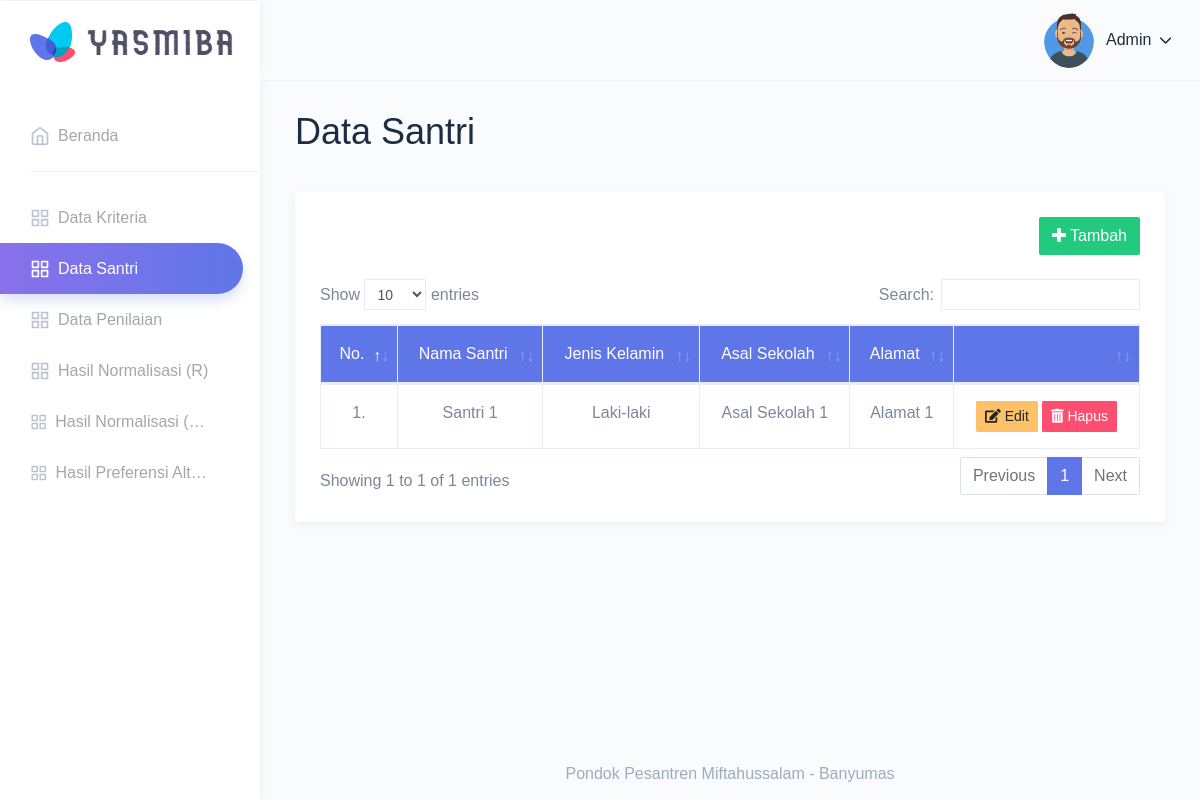
Page /santri/data.php (signed in) on the committed database.
### tables this page shows
CREATE TABLE `santri` (
  `id_santri` int(5) NOT NULL,
  `nama_santri` varchar(100) NOT NULL,
  `jenis_kelamin` varchar(10) NOT NULL,
  `asal_sekolah` varchar(100) NOT NULL,
  `alamat_santri` varchar(100) NOT NULL
);

### santri/data.php (the view, shortened to what this page needs)
<?php include("pages/header.php"); ?>
        <div class="page-wrapper">
            <div class="page-breadcrumb">
                <div class="row">
                    <div class="col-7 align-self-center">
                        <h1 class="page-title text-truncate text-dark font-weight-medium mb-1">Data Santri</h1>
                    </div>
                </div>
            </div>
            <div class="container-fluid">
                <div class="row">
                    <div class="col-md-12">
                        <div class="card">
                            <div class="card-body">
                                <div class="text-right">
                                    <a href="tambah.php" class="btn btn-success" type="button">
                                        <i class="fas fa-plus"></i> Tambah</a>
                                </div><br>
                                <div class="table-responsive">
                                    <table id="zero_config" class="table text-center table-bordered no-wrap">
                                        <thead class="bg-primary text-white">
                                            <tr>
                                                <th width="2px">No. </th>
                                                <th width="2px">Nama Santri</th>
                                                <th width="2px">Jenis Kelamin</th>
                                                <th width="2px">Asal Sekolah</th>
                                                <th width="2px">Alamat</th>
                                                <th width="2px"> </th>
                                            </tr>
                                        </thead>
                                        <tbody>
                                        <?php
                                            $no     = 1;
                                            $query  = "SELECT * FROM santri ORDER BY id_santri ASC";
                                            $tampil = mysqli_query($koneksi, $query) or die(mysqli_error($koneksi));
                                            if (! $tampil) {
                                                echo "<tr><td colspan='6'>Data kosong</td></tr>";
                                            } else {
                                                while ($data = mysqli_fetch_assoc($tampil)):
                                                ?>
                                                <tr>
                                                    <td><?= $no++; ?>.</td>
                                                    <td><?= $data["nama_santri"]; ?></td>
                                                    <td><?= $data["jenis_kelamin"]; ?></td>
                                                    <td><?= $data["asal_sekolah"]; ?></td>
                                                    <td><?= $data["alamat_santri"]; ?></td>
                                                    <td>
                                                        <a href="edit.php?id=<?=$data['id_santri']?>" type="button" class="btn btn-sm btn-warning">
                                                            <i class="fas fa-edit"></i> Edit</a>
                                                        <a href="hapus.php?id=<?=$data['id_santri']?>" type="button" class="btn btn-sm btn-danger" onclick="return confirm('Apakah anda yakin ingin menghapus data ini?')">
                                                            <i class="fas fa-trash-alt"></i> Hapus</a>
                                                    </td>
                                                </tr>
                                                <?php endwhile;
                                            }
                                        ?>
                                        </tbody>
                                    </table>
                                </div>
                            </div>
                        </div>
                    </div>
                </div>
            </div>

### rows in the picture
santri: nama_santri "Santri 1", jenis_kelamin "Laki-laki", asal_sekolah "Asal Sekolah 1", alamat_santri "Alamat 1"
